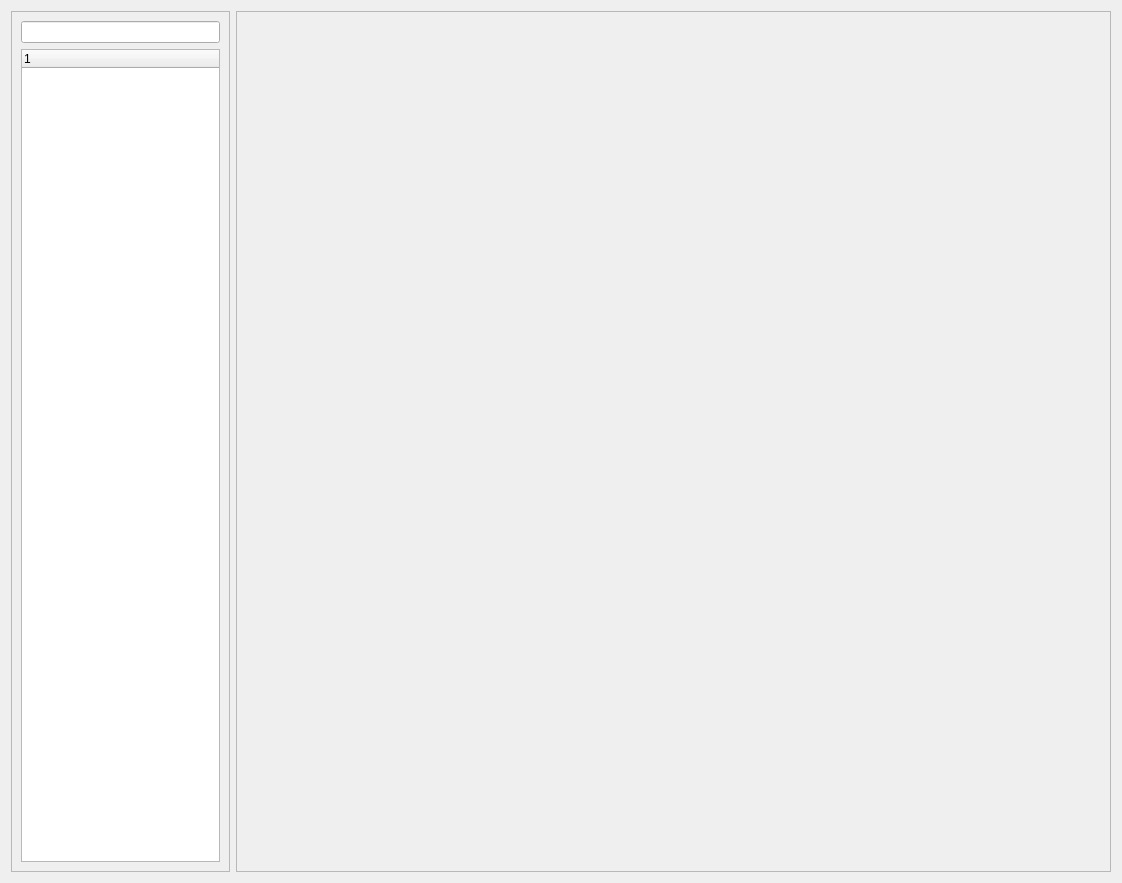
<?xml version="1.0" encoding="UTF-8"?>
<ui version="4.0">
 <class>Dialog</class>
 <widget class="QDialog" name="Dialog">
  <property name="geometry">
   <rect>
    <x>0</x>
    <y>0</y>
    <width>1122</width>
    <height>883</height>
   </rect>
  </property>
  <property name="windowTitle">
   <string>Dialog</string>
  </property>
  <layout class="QHBoxLayout" name="horizontalLayout" stretch="2,8">
   <item>
    <widget class="QFrame" name="frame">
     <property name="frameShape">
      <enum>QFrame::Shape::StyledPanel</enum>
     </property>
     <property name="frameShadow">
      <enum>QFrame::Shadow::Raised</enum>
     </property>
     <layout class="QVBoxLayout" name="verticalLayout">
      <item>
       <widget class="QLineEdit" name="lineEdit"/>
      </item>
      <item>
       <widget class="QTreeWidget" name="treeWidget">
        <column>
         <property name="text">
          <string notr="true">1</string>
         </property>
        </column>
       </widget>
      </item>
     </layout>
    </widget>
   </item>
   <item>
    <widget class="QFrame" name="frame_2">
     <property name="frameShape">
      <enum>QFrame::Shape::StyledPanel</enum>
     </property>
     <property name="frameShadow">
      <enum>QFrame::Shadow::Raised</enum>
     </property>
     <layout class="QVBoxLayout" name="verticalLayout_2">
      <item>
       <widget class="QStackedWidget" name="stackedWidget">
        <widget class="QWidget" name="page"/>
        <widget class="QWidget" name="page_2"/>
       </widget>
      </item>
     </layout>
    </widget>
   </item>
  </layout>
 </widget>
 <resources/>
 <connections/>
</ui>
